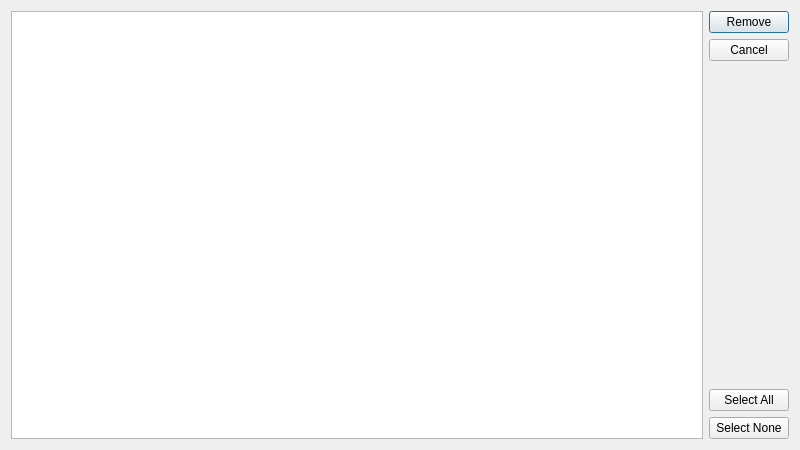
<?xml version="1.0" encoding="UTF-8"?>
<ui version="4.0">
    <class>ListFlags</class>
    <widget class="QDialog" name="ListFlags">
        <property name="geometry">
            <rect>
                <x>0</x>
                <y>0</y>
                <width>800</width>
                <height>450</height>
            </rect>
        </property>
        <property name="windowTitle">
            <string>List and Remove Flags</string>
        </property>
        <layout class="QHBoxLayout" name="horizontalLayout">
            <item>
                <widget class="QListWidget" name="lw_Flags">
                    <property name="selectionMode">
                        <enum>QAbstractItemView::MultiSelection</enum>
                    </property>
                </widget>
            </item>
            <item>
                <layout class="QVBoxLayout" name="verticalLayout_Buttons">
                    <item>
                        <widget class="QPushButton" name="btn_Remove">
                            <property name="text">
                                <string>Remove</string>
                            </property>
                        </widget>
                    </item>
                    <item>
                        <widget class="QPushButton" name="btn_Cancel">
                            <property name="text">
                                <string>Cancel</string>
                            </property>
                        </widget>
                    </item>
                    <item>
                        <spacer name="verticalSpacer">
                            <property name="orientation">
                                <enum>Qt::Vertical</enum>
                            </property>
                            <property name="sizeHint" stdset="0">
                                <size>
                                    <width>20</width>
                                    <height>40</height>
                                </size>
                            </property>
                        </spacer>
                    </item>
                    <item>
                        <widget class="QPushButton" name="btn_SelectAll">
                            <property name="text">
                                <string>Select All</string>
                            </property>
                        </widget>
                    </item>
                    <item>
                        <widget class="QPushButton" name="btn_SelectNone">
                            <property name="text">
                                <string>Select None</string>
                            </property>
                        </widget>
                    </item>
                </layout>
            </item>
        </layout>
    </widget>
    <resources/>
    <connections>
        <connection>
            <sender>btn_Cancel</sender>
            <signal>clicked()</signal>
            <receiver>ListFlags</receiver>
            <slot>reject()</slot>
            <hints>
                <hint type="sourcelabel">
                    <x>795</x>
                    <y>82</y>
                </hint>
                <hint type="destinationlabel">
                    <x>430</x>
                    <y>217</y>
                </hint>
            </hints>
        </connection>
    </connections>
</ui>
